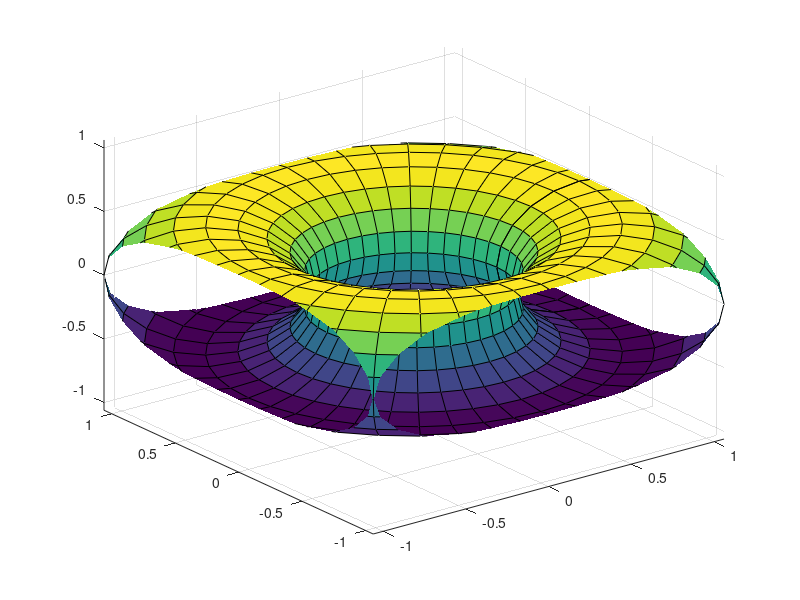

Source code (MATLAB):
function  [xx,yy,zz] = torus(r,n,a)
%TORUS Generate a torus
%      torus(r,n,a) generates a plot of a torus with central
%      radius  a  and lateral radius  r.  n  controls the number
%      of facets on the surface.  These input variables are optional
%      with defaults  r = 0.5, n = 20, a = 1.
%
%      [x,y,z] = torus(r,n,a) generates three (n+1)-by-(2n+1)
%      matrices so that surf(x,y,z) will produce the torus.
% 
%      See also SPHERE, CYLINDER

%%%  Kermit Sigmon, 11-22-93
if nargin < 3, a = 1; end
if nargin < 2, n = 20; end
if nargin < 1, r = 0.5; end

theta = pi*(0:2*n)/n;
phi   = 2*pi*(0:n)'/n;

x = (a + r*cos(phi))*cos(theta);
y = (a + r*cos(phi))*sin(theta);
z = r*sin(phi)*ones(size(theta));

if nargout == 0
   surf(x,y,z)
   ar = (a + r)/sqrt(2);
   axis([-ar,ar,-ar,ar,-ar,ar])
else
   xx = x; yy = y; zz = z;
end

